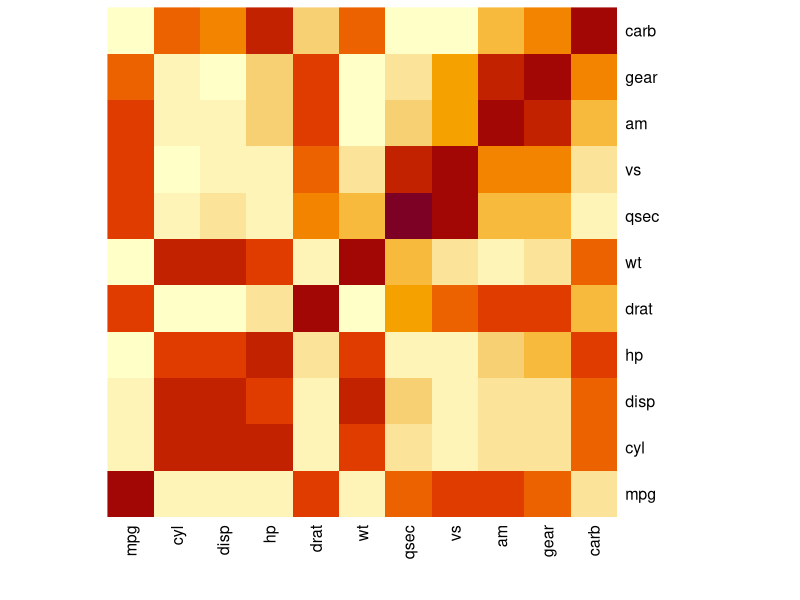
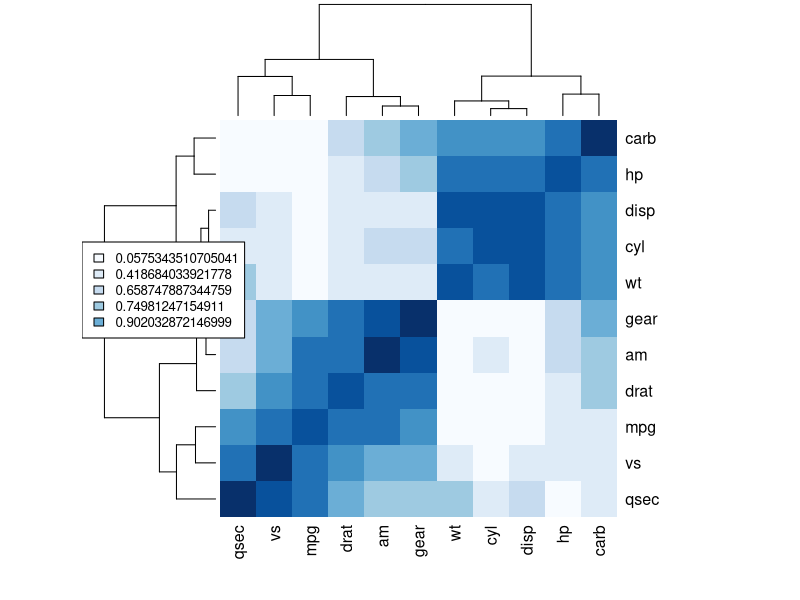

Reproduce these figures in R, in order. (Note: this script raises an error after producing the figures.)
## Functions practice

dat <- c(23, 5, 67, 94, 102)

meanFunc <- function(data)
{
  # enter commands
  m = mean(data)
  
  #print the result to screen to variable return()
  
  return(m)
}


meanFunc(dat)

m <- meanFunc(dat)

printFunc <- function(data, add=T, num=5)
{
  for (ii in data)
  {
    if (add)
    {
      print(ii+num)
    }
    else
    {
      print(ii)
    }
  }
}

printFunc(dat, num=7)


## Heatmap correlations

cormat <- cor(mtcars)

library(RColorBrewer)
heatmap(cormat, Colv = NA, Rowv = NA)

heatmap(cormat, keep.dendro = F, col=colorRampPalette(brewer.pal(9, "Blues"))(9))

legend("left", legend = quantile(cormat, probs = seq(0.5, 0.95, 0.1)), cex=.8, fill = colorRampPalette(brewer.pal(9, "Blues"))(9))


library(corrplot)

rquery.cormat(cormat, type="upper")


ggheatmap <- function(data, low="blue", mid="red", high="green")
{
  library(corrplot)
  library(ggplot2)
  library(reshape2)
  
  cormat <- cor(data)
  
  # Get lower triangle of the correlation matrix
  get_lower_tri<-function(cormat){
    cormat[upper.tri(cormat)] <- NA
    return(cormat)
  }
  # Get upper triangle of the correlation matrix
  get_upper_tri <- function(cormat){
    cormat[lower.tri(cormat)]<- NA
    return(cormat)
  }
  
  reorder_cormat <- function(cormat){
    # Use correlation between variables as distance
    dd <- as.dist((1-cormat)/2)
    hc <- hclust(dd)
    cormat <-cormat[hc$order, hc$order]
  }
  
  # Reorder the correlation matrix
  cormat <- reorder_cormat(cormat)
  upper_tri <- get_upper_tri(cormat)
  # Melt the correlation matrix
  melted_cormat <- melt(upper_tri, na.rm = TRUE)
  # Create a ggheatmap
  ggheatmap <- ggplot(melted_cormat, aes(Var2, Var1, fill = value))+
    geom_tile(color = "white")+
    scale_fill_gradient2(low = low, high = high, mid = mid, 
                         midpoint = 0, limit = c(-1,1), space = "Lab", 
                         name="Pearson\nCorrelation") +
    theme_minimal()+ # minimal theme
    theme(axis.text.x = element_text(angle = 45, vjust = 1, 
                                     size = 12, hjust = 1))+
    coord_fixed()
  # Print the heatmap
  print(ggheatmap)
}

ggheatmap(mtcars, low="blue", mid="yellow", high="red")




